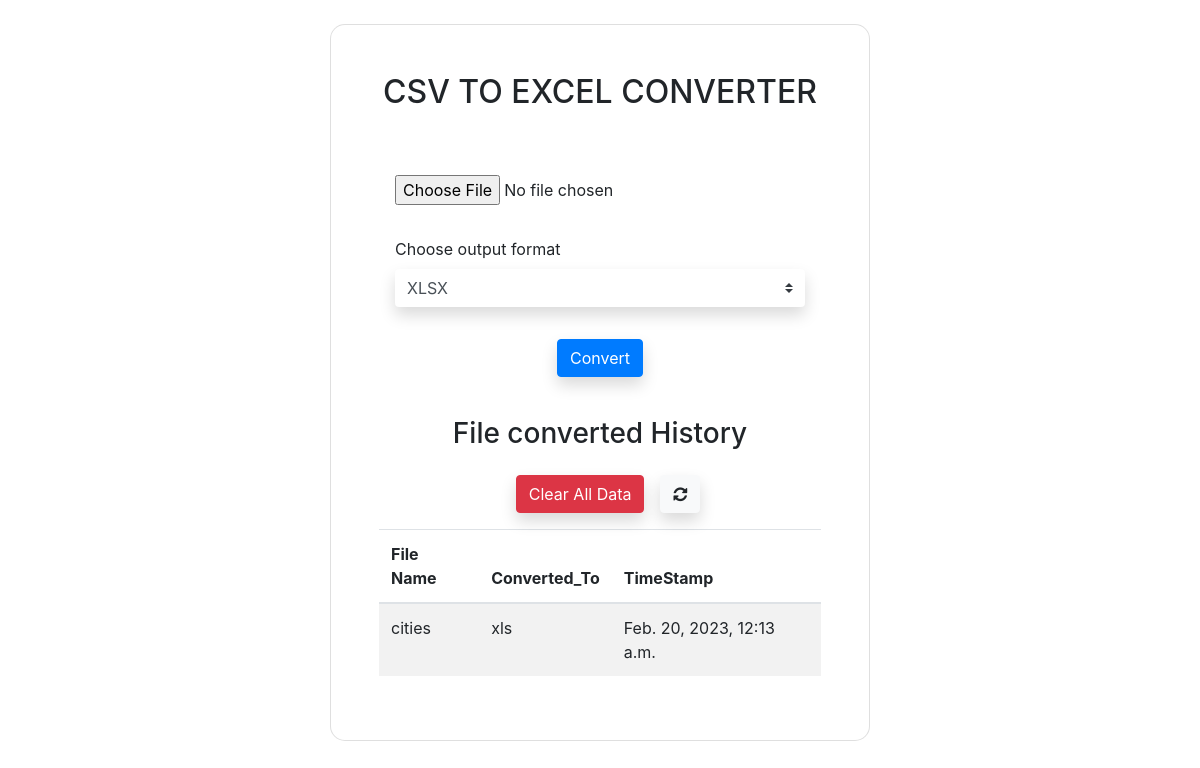
The app's page /, older data.
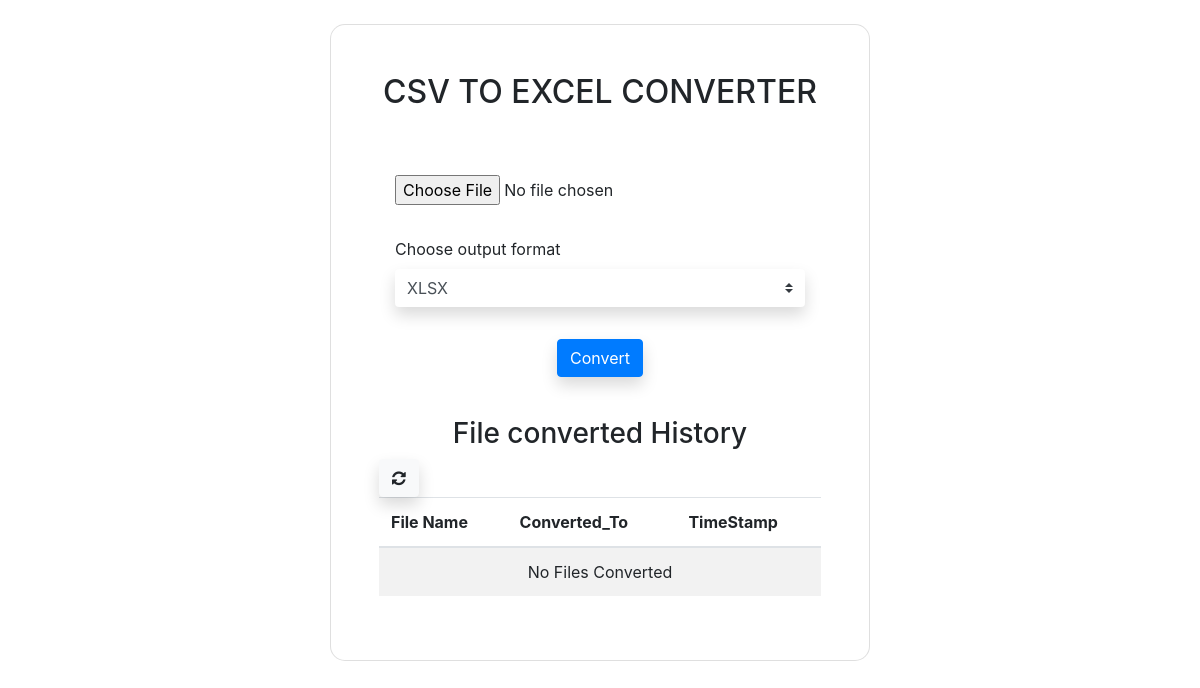
The same page, newer data.
### app/models.py (models this page shows)
class UploadHistory(models.Model):
    file_name = models.CharField(max_length=255)
    converted_type = models.CharField(max_length=255,default=None)
    timestamp = models.DateTimeField(auto_now_add=True)

### app/views.py (the view, shortened to what this page needs)
# urls.py: path('', convapp.conv_app),
def conv_app(request):
    upload_history = UploadHistory.objects.all().values()
    context = {'upload_history': upload_history}
    return render(request , 'app_converter.html', context)

### templates/app_converter.html (shortened to what this page needs)
{% extends 'base.html' %}
{% block content %}
<container class="container-fluid vh-100 p-4 m-4">
  <div class="mask d-flex align-items-center h-100 gradient-custom-3">
    <div class="container h-100">
      <div class="row d-flex justify-content-center align-items-center h-100">
        <div class="col-12 col-md-9 col-lg-7 col-xl-6">
          <div class="card" style="border-radius: 15px;">
            <div class="card-body p-5">
              <h2 class="text-uppercase text-center mb-5">CSV TO EXCEL CONVERTER</h2>
              <form action="" method="post" enctype="multipart/form-data">
                <input class="form-inline p-3" type="file" name="filefield" accept=".csv" placeholder="no file selected"
                  required />
                <div class="p-3">
                  <label for="outputtype">Choose output format</label>
                  <select class="custom-select shadow border-0" name="outputformat">
                    <option value="1" selected>XLSX</option>
                  </select>
                </div>
                <div class="justify-content-center text-center">
                  <input type="submit" class="btn btn-primary shadow rounded m-3" value="Convert" />
                </div>
              </form>
              <br>
              <h3 class="text-center">File converted History</h3>
              {% if upload_history%}
              <div class="form-inline justify-content-center text-center">
                <a class="btn btn-danger m-3 shadow" href="delete/">Clear All Data</a>
                <a href="{% url 'refresh' %}" class="btn btn-light shadow"><i class="fa fa-refresh"
                    aria-hidden="true"></i></a>
              </div>
              {% else %}
              <a href="{% url 'refresh' %}" class="btn btn-light shadow"><i class="fa fa-refresh"
                aria-hidden="true"></i></a>
              {% endif %}
              <div class="table-responsive">
                <table id="datatable" class="table table-striped">
                  <thead>
                    <tr>
                      <th>File Name </th>
                      <th>Converted_To </th>
                      <th>TimeStamp </th>
                    </tr>
                  </thead>
                  <tbody>
                    {% for files in upload_history %}
                    <tr>
                      <td>{{files.file_name}}</td>
                      <td>{{files.converted_type}}</td>
                      <td>{{files.timestamp}}</td>
                    </tr>
                    {% empty %}
                    <td colspan="3" class="text-center">No Files Converted </td>
                    {% endfor %}
                  </tbody>
                </table>
              </div>
            </div>
          </div>
        </div>
      </div>
    </div>
  </div>
</container>
{% endblock content %}

### templates/base.html (shortened to what this page needs)
<!DOCTYPE html>
<html lang="en">
<head>
  {% load static %}
  <link href="https://stackpath.bootstrapcdn.com/bootstrap/4.1.1/css/bootstrap.min.css" rel="stylesheet">
  <link rel="stylesheet" href="https://cdnjs.cloudflare.com/ajax/libs/font-awesome/4.3.0/css/font-awesome.css" />
  <link rel="stylesheet" href="https://cdnjs.cloudflare.com/ajax/libs/twitter-bootstrap/4.5.2/css/bootstrap.css" />
  <link rel="stylesheet" href="https://cdn.datatables.net/1.13.2/css/dataTables.bootstrap4.min.css" />
  <link rel="stylesheet" href="{% static  'appstyle.css'%}">
</head>
<body>
  {% block content %}
  {% endblock content %}
</body>
</html>

Row changes from the older to the newer data that the page shows:
removed UploadHistory: file_name "cities", converted_type "xls", timestamp "Feb. 20, 2023, 12:13 a.m."
Text that changed along with them:
text no longer shown: "Clear All Data"
text now shown: "No Files Converted"
